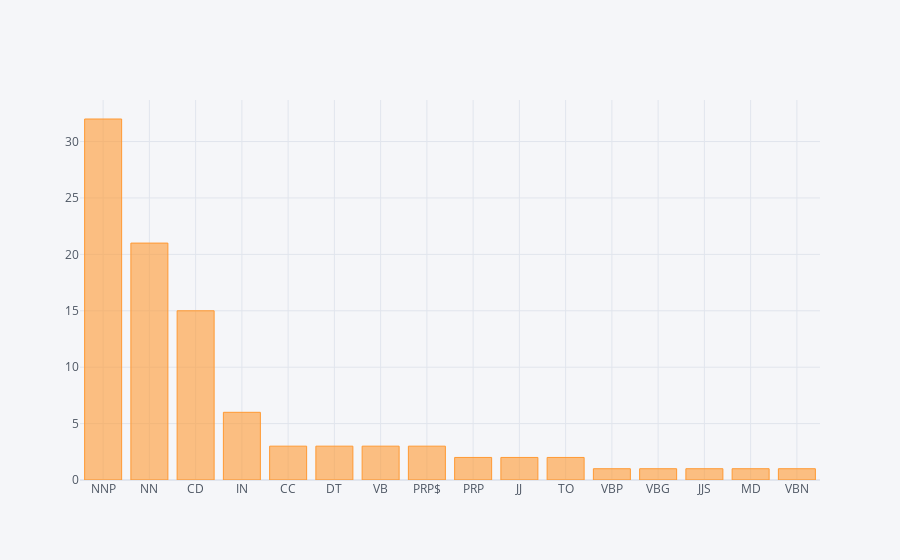

Notebook code for this chart:
### Code cell
pos_df.iplot(kind='bar')

### Figure 1 — Plotly figure (JSON) as saved in the notebook; plotly's stock layout.template omitted (floating-point values rounded to 4 significant figures)
{"data": [{"marker": {"color": "rgba(255, 153, 51, 0.6)", "line": {"color": "rgba(255, 153, 51, 1.0)", "width": 1}}, "name": "pos", "orientation": "v", "text": "", "type": "bar", "x": ["NNP", "NN", "CD", "IN", "CC", "DT", "VB", "PRP$", "PRP", "JJ", "TO", "VBP", "VBG", "JJS", "MD", "VBN"], "y": [32, 21, 15, 6, 3, 3, 3, 3, 2, 2, 2, 1, 1, 1, 1, 1]}], "layout": {"legend": {"bgcolor": "#F5F6F9", "font": {"color": "#4D5663"}}, "paper_bgcolor": "#F5F6F9", "plot_bgcolor": "#F5F6F9", "title": {"font": {"color": "#4D5663"}}, "xaxis": {"gridcolor": "#E1E5ED", "showgrid": true, "tickfont": {"color": "#4D5663"}, "title": {"font": {"color": "#4D5663"}, "text": ""}, "zerolinecolor": "#E1E5ED"}, "yaxis": {"gridcolor": "#E1E5ED", "showgrid": true, "tickfont": {"color": "#4D5663"}, "title": {"font": {"color": "#4D5663"}, "text": ""}, "zerolinecolor": "#E1E5ED"}}}
